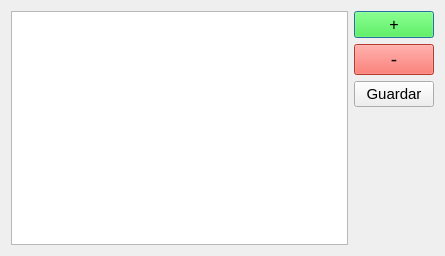
<?xml version="1.0" encoding="UTF-8"?>
<ui version="4.0">
 <class>Inventario</class>
 <widget class="QDialog" name="Inventario">
  <property name="geometry">
   <rect>
    <x>0</x>
    <y>0</y>
    <width>445</width>
    <height>256</height>
   </rect>
  </property>
  <property name="windowTitle">
   <string>Dialog</string>
  </property>
  <property name="windowIcon">
   <iconset resource="Recursos.qrc">
    <normaloff>:/lista</normaloff>:/lista</iconset>
  </property>
  <layout class="QGridLayout" name="gridLayout">
   <item row="0" column="0" rowspan="5">
    <widget class="QTableWidget" name="outProductos"/>
   </item>
   <item row="0" column="1">
    <widget class="QPushButton" name="btnAgregar">
     <property name="font">
      <font>
       <pointsize>12</pointsize>
      </font>
     </property>
     <property name="styleSheet">
      <string notr="true">background-color: rgb(43, 255, 32);</string>
     </property>
     <property name="text">
      <string>+</string>
     </property>
    </widget>
   </item>
   <item row="1" column="1">
    <widget class="QPushButton" name="btnEliminar">
     <property name="font">
      <font>
       <pointsize>14</pointsize>
      </font>
     </property>
     <property name="styleSheet">
      <string notr="true">background-color: rgb(255, 78, 66);</string>
     </property>
     <property name="text">
      <string>-</string>
     </property>
    </widget>
   </item>
   <item row="2" column="1">
    <widget class="QPushButton" name="btnGuardar">
     <property name="font">
      <font>
       <pointsize>11</pointsize>
      </font>
     </property>
     <property name="text">
      <string>Guardar</string>
     </property>
    </widget>
   </item>
  </layout>
 </widget>
 <resources>
  <include location="Recursos.qrc"/>
 </resources>
 <connections/>
</ui>
